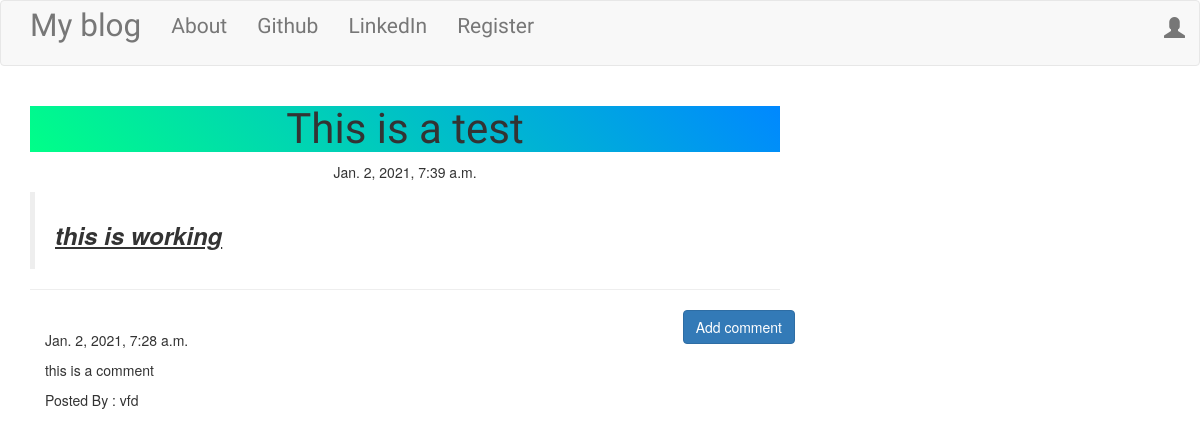
/post/1, run on an earlier commit of the app's database.
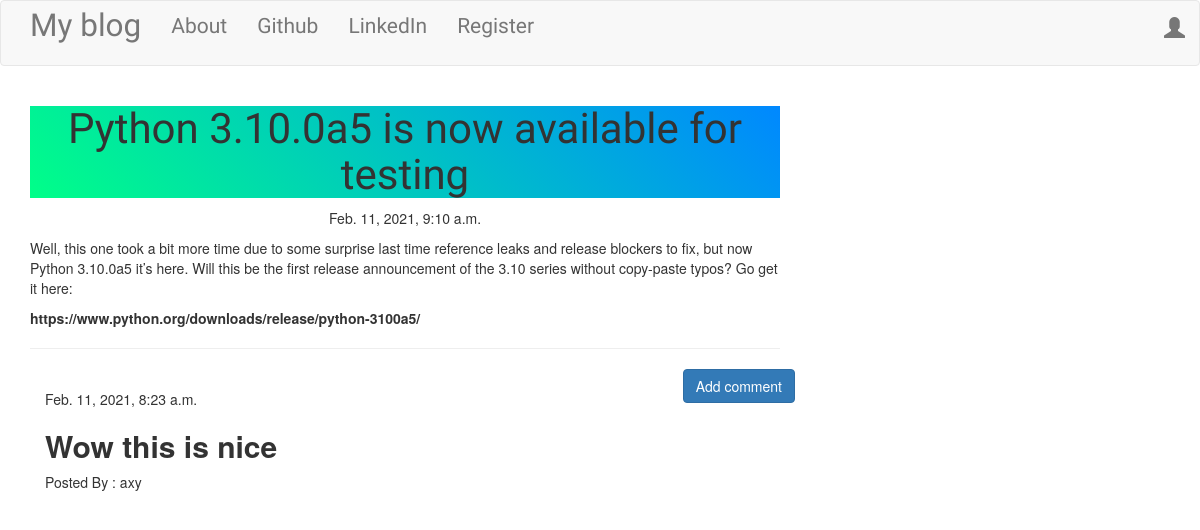
And on a later commit of the database.
### blog/models.py (models this page shows, shortened)
class Post(models.Model):
    author = models.ForeignKey('auth.User',on_delete=models.CASCADE)
    title = models.CharField(max_length=200)
    text = models.TextField()
    created_date = models.DateTimeField(default=timezone.now())
    published_date = models.DateTimeField(blank=True,null=True)

class Comment(models.Model):
    post = models.ForeignKey('blog.Post',related_name='comments',on_delete=models.CASCADE)
    author = models.CharField(max_length=200)
    text = models.TextField()
    created_date = models.DateTimeField(default=timezone.now())
    approved_comment = models.BooleanField(default=False)

### blog/views.py (the view)
# urls.py: path('post/<int:pk>',views.PostDetailView.as_view(),name='post_detail'),
class PostDetailView(DetailView):
    model = Post

### blog/templates/blog/post_detail.html (shortened to what this page needs)
{%extends 'blog/base.html'%}
{%block content%}
  <h1 class="posttitle loader">{{post.title}}</h1>
  {%if post.published_date%}
    <div class="date postdate">
        {{post.published_date}}
    </div>
  {%else%}
    <a class="btn btn-warning" href="{%url 'post_publish' pk=post.pk %}">Publish</a>
  {%endif%}
  <p class="postcontent">{{post.text|safe|linebreaksbr}}</p>
  <hr>
  {%if user.is_authenticated%}
    <a class='btn btn-primary btn-comment' href="{%url 'add_comment_to_post' pk=post.pk%}">Add comment</a>
  {%else%}
    <a class='btn btn-primary btn-comment' href="{%url 'login' %}">Add comment</a>
  {%endif%}
  <div class="container">
      {%for comment in post.comments.all %}
        <br>
          {% if user.is_authenticated or comment.approved_comment %}
            {{comment.created_date}}
              <p>{{comment.text|safe|linebreaksbr}}</p>
              <p>Posted By : {{comment.author}}</p>
            {%endif%}
            {% empty %}
            <p>No Comment</p>
        {%endfor%}
  </div>
{%endblock%}

### blog/templates/blog/base.html (shortened to what this page needs)
<!DOCTYPE html>
{%load static%}
<html lang="en" dir="ltr">
  <head>
      <link rel="stylesheet" href="https://stackpath.bootstrapcdn.com/bootstrap/3.4.1/css/bootstrap.min.css">
      <link rel="stylesheet" href="//cdn.jsdelivr.net/npm/medium-editor@latest/dist/css/medium-editor.min.css" type="text/css" media="screen" charset="utf-8">
      <link rel="stylesheet" href="{%static 'css/blog.css' %}">
  </head>
  <body>
    <nav class="navbar navbar-default custom-navbar">
      <div class="container">
        <ul  class='nav navbar-nav techfont navbar-left'>
          <li><a class="navbar-brand bigbrand" href="{% url 'post_list' %}">My blog</a></li>
          <li><a class='' href="{%url 'about' %}">About</a></li>
          <li><a href="https://www.github.com">Github</a></li>
          <li><a href="https://www.linkedin.com">LinkedIn</a></li>
          {%if not user.is_authenticated %}
          <li>
           <a class='' href="{%url 'register' %}">Register</a>
          </li>
          {%endif%}
        </ul>
        <ul class='nav navbar-nav techfont navbar-right'>
          {%if user.is_authenticated %}
            <li>
              <a href="{% url 'post_new' %}">New Post</a>
            </li>
            <li>
              <a href="{% url 'post_draft_list' %}">Drafts</a>
            </li>
            <li>
              <a href="{% url 'logout' %}">Log Out</a>
            </li>
            <li>
              <a>Welcome : {{user.username}}</a>
            </li>
          {%else%}
          <li>
            <a class="nav navbar-nav navbar-right" href="{% url 'login' %}"><span class='glyphicon glyphicon-user'></span></a>
          </li>
          {%endif%}
        </ul>
      </div>
    </nav>
    <div class="content container">
      <div class="row">
        <div class="col-md-8">
          <div class="blog_post">
            {% block content %}
            {% endblock %}
          </div>
        </div>
      </div>
    </div>
  </body>
</html>

### blog/static/css/blog.css (style rules this page uses)
.techfont { font-family: 'Russo One'; font-size: 1.5em; margin-bottom: 10px; }
.bigbrand { font-size: 1.5em; }
.postdate { text-align: center; }
.posttitle { font-family: 'Russo One',sans-serif; font-size: 3em; text-align: center; }
.postcontent { font-family: 'Montserrat'; font-size: 1.5em; }
.btn-comment { position: absolute; right: 0px; }
.loader { filter:hue-rotate(0deg); background:linear-gradient(45deg,#0f8,#08f); animation:hue 10000ms infinite linear; }

What changed in the data, as far as the page shows it:
changed Post: title "This is a test" → "Python 3.10.0a5 is now available for testing"; published_date "Jan. 2, 2021, 7:39 a.m." → "Feb. 11, 2021, 9:10 a.m."; text "this is working" → "Well, this one took a bit more time due to some surprise last time reference leaks and release blockers to fix, but now Python 3.10.0a5 it’s here. Will this be the first release announcement of the 3.10 series without copy-paste typos? Go get it here: https://www.python.org/downloads/release/python-3100a5/"
changed Comment: created_date "Jan. 2, 2021, 7:28 a.m." → "Feb. 11, 2021, 8:23 a.m."; text "this is a comment" → "Wow this is nice"; author "vfd" → "axy"
